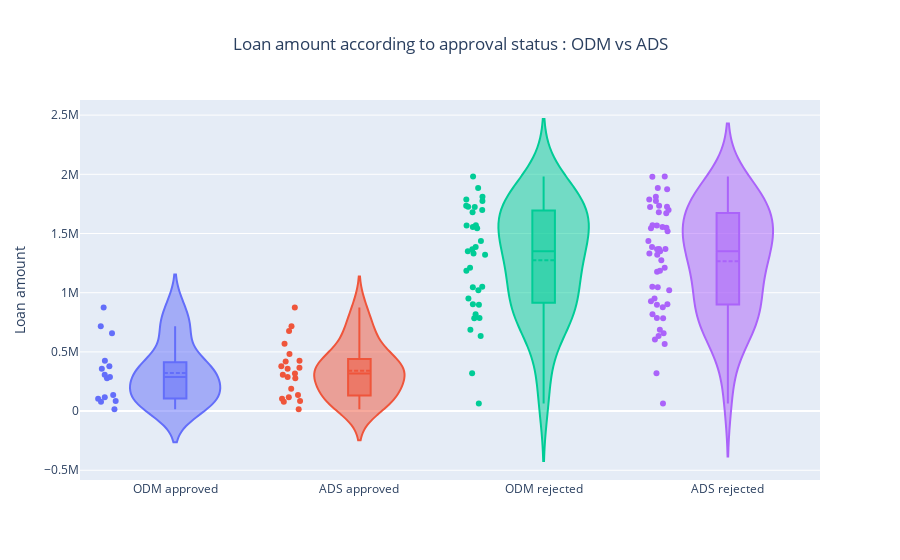

Here is the notebook cell this chart was saved with:
### Code cell
subplot_titles = ['ODM approved', 'ADS approved', 'ODM rejected', 'ADS rejected']
select_decision_approval_status = [select_approved_decision_odm, select_approved_decision_ads, select_rejected_decision_odm, select_rejected_decision_ads]
datasink =[datasink_odm, datasink_ads, datasink_odm, datasink_ads]

fig = go.Figure()
for idx, approval in enumerate(select_decision_approval_status):
    fig.add_trace(go.Violin(#x=datasink[i].query(approval)[get_decision_approval_odm],
                            y=datasink[idx].query(approval)[get_decision_amount_odm],
                            name=subplot_titles[idx],
                            box_visible=True,
                            meanline_visible=True,
                            points='all'
                            ))

fig.update_yaxes(title_text='Loan amount')

fig.update_layout(
    barmode='stack', 
    showlegend=False,
    title={'text': f"Loan amount according to approval status : ODM vs ADS",
          'x':0.5,
          'xanchor': 'center'
    })

fig.show()

### Figure 1 — Plotly figure (JSON) as saved in the notebook; plotly's stock layout.template omitted (floating-point values rounded to 4 significant figures)
{"data": [{"box": {"visible": true}, "meanline": {"visible": true}, "name": "ODM approved", "points": "all", "type": "violin", "y": [424711, 78014, 307589, 103722, 357678, 116884, 874420, 135578, 277071, 715861, 286946, 16073, 378476, 85131, 656721]}, {"box": {"visible": true}, "meanline": {"visible": true}, "name": "ADS approved", "points": "all", "type": "violin", "y": [424711, 78014, 307589, 103722, 357678, 116884, 874420, 135578, 277071, 715861, 286946, 16073, 378476, 85131, 676043, 188865, 419501, 365027, 482599, 317480, 568281]}, {"box": {"visible": true}, "meanline": {"visible": true}, "name": "ODM rejected", "points": "all", "type": "violin", "y": [783440, 1787385, 1733494, 1350004, 1210944, 902185, 1724869, 1436739, 1020754, 63800, 1050339, 898085, 687502, 1809936, 950430, 1884774, 633400, 318885, 786937, 1543906, 1320116, 1981792, 1185839, 1726687, 1555481, 1568197, 1568734, 1367437, 1775006, 1045307, 1330334, 1680416, 1385261, 818698, 1698942]}, {"box": {"visible": true}, "meanline": {"visible": true}, "name": "ADS rejected", "points": "all", "type": "violin", "y": [783440, 1787385, 1733494, 1350004, 1210944, 902185, 1724869, 1436739, 1020754, 63800, 1050339, 898085, 687502, 1809936, 950430, 1884774, 633400, 318885, 786937, 1543906, 1320116, 1981792, 1185839, 1726687, 1555481, 1568197, 1568734, 1367437, 1775006, 1045307, 1330334, 1680416, 1385261, 656721, 818698, 1698942, 1274472, 1670191, 1979341, 1548218, 1872916, 1369778, 566086, 604086, 876768, 927551, 1176676, 1518613, 1368495]}], "layout": {"autosize": true, "barmode": "stack", "showlegend": false, "title": {"text": "Loan amount according to approval status : ODM vs ADS", "x": 0.5, "xanchor": "center"}, "xaxis": {"autorange": true, "range": [-0.5108, 3.5], "type": "category"}, "yaxis": {"autorange": true, "range": [-582100.0, 2628000.0], "title": {"text": "Loan amount"}, "type": "linear"}}}
